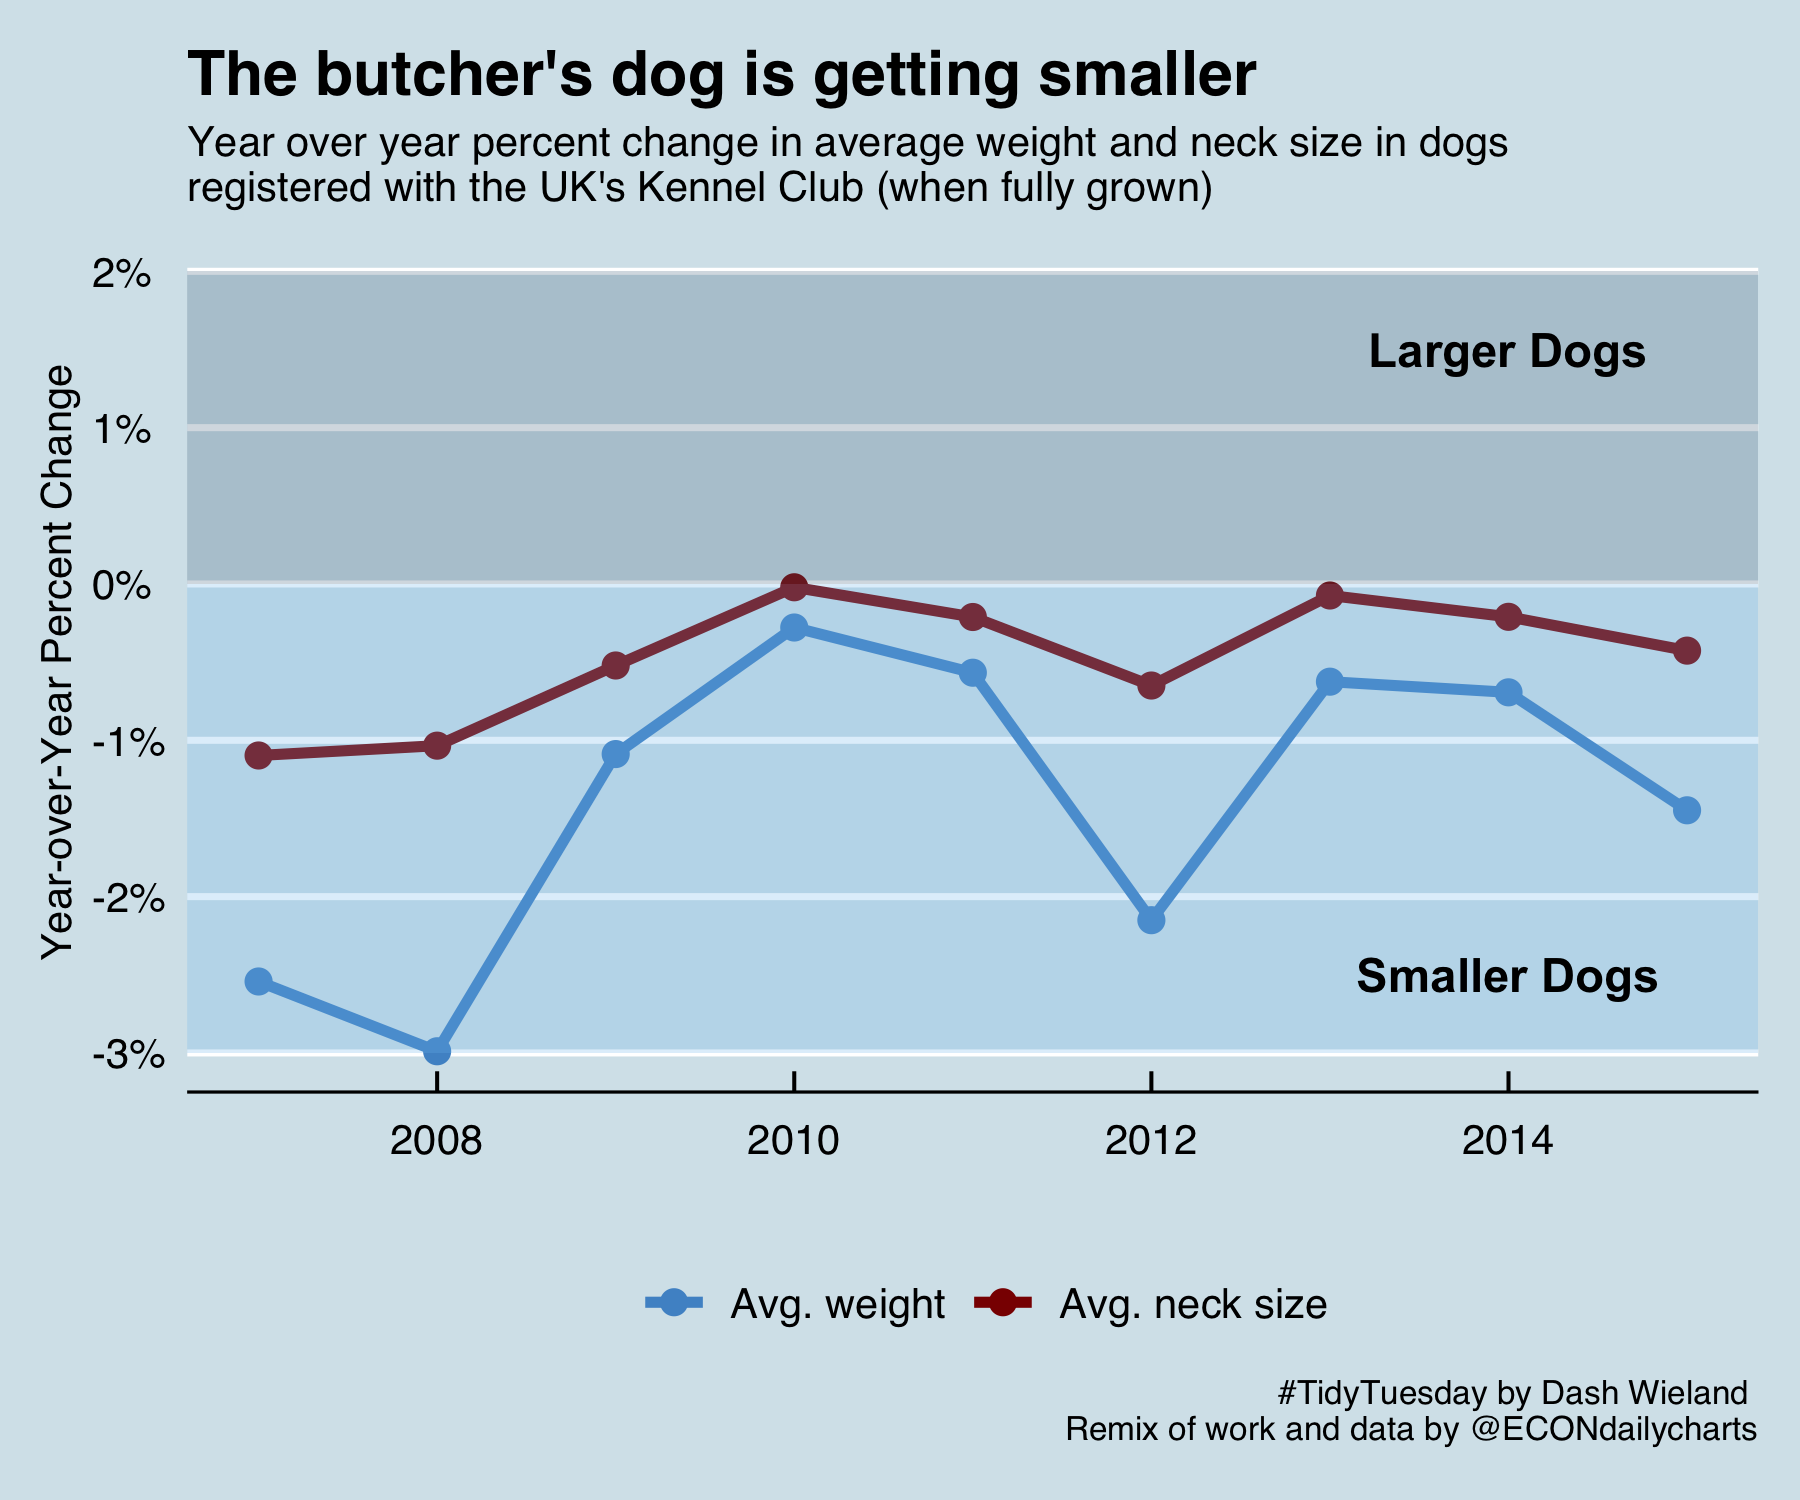

Reproduce this figure in R.
library(tidyverse)
library(ggrepel)
library(ggthemes)

dogs_raw <- readr::read_csv("https://raw.githubusercontent.com/rfordatascience/tidytuesday/master/data/2019/2019-04-16/dogs.csv")

dogs_clean <- dogs_raw %>% 
  na.omit() %>% 
  set_names(nm = c("year", "avg_weight", "avg_neck"))


dogs_percent_change <- dogs_clean %>%
  arrange(year) %>%
  mutate(avg_weight_pct_change = (avg_weight/lag(avg_weight) - 1) * 100,
         avg_neck_pct_change = (avg_neck/lag(avg_neck) - 1) * 100) %>%
  na.omit()

dogs_percent_change <- dogs_percent_change %>%
  select(year,
         avg_weight_pct_change,
         avg_neck_pct_change)

percent_change_long <- gather(dogs_percent_change,
         measurement,
         value,
         avg_weight_pct_change:avg_neck_pct_change,
         factor_key=TRUE)

ggplot(percent_change_long, aes(x = year, y = value, group = measurement)) +
  geom_line(aes(color = measurement), size = 1.25)+
  geom_point(aes(color = measurement), size = 2.5) + 
  ylim(-3, 2) +
  annotate("rect",
           xmin = -Inf,
           xmax = Inf,
           ymin = 0,
           ymax = 2,
           fill = "skyblue4",
           alpha = 0.25) + 
  annotate("rect",
           xmin = -Inf,
           xmax = Inf,
           ymin = -3,
           ymax = 0,
           fill = "skyblue2",
           alpha = 0.25) + 
  xlab('') +
  ylab("Year-over-Year Percent Change") +
  labs(title = "The butcher's dog is getting smaller",
       caption = "#TidyTuesday by Dash Wieland \nRemix of work and data by @ECONdailycharts",
       subtitle = "Year over year percent change in average weight and neck size in dogs \nregistered with the UK's Kennel Club (when fully grown)") + 
  annotate("text",
           label = "Larger Dogs",
           x = 2014,
           y = 1.5,
           size = 4,
           fontface = 2, 
           colour = "black") + 
  annotate("text",
           label = "Smaller Dogs",
           x = 2014,
           y = -2.5,
           size = 4,
           fontface = 2,
           colour = "black") + 
  scale_colour_manual(name = '', 
                      guide = 'legend',
                      values = c('avg_weight_pct_change' = 'steelblue3',
                                 'avg_neck_pct_change' = 'darkred'), 
                      labels = c('Avg. weight',
                                 'Avg. neck size')) + 
  theme_economist() + 
  theme(legend.position = "bottom", 
        legend.text = element_text(size = 10)) + 
  scale_y_continuous(labels = function(x) paste0(x, "%"))


ggsave("dog_size.png", width = 6, height = 5)
